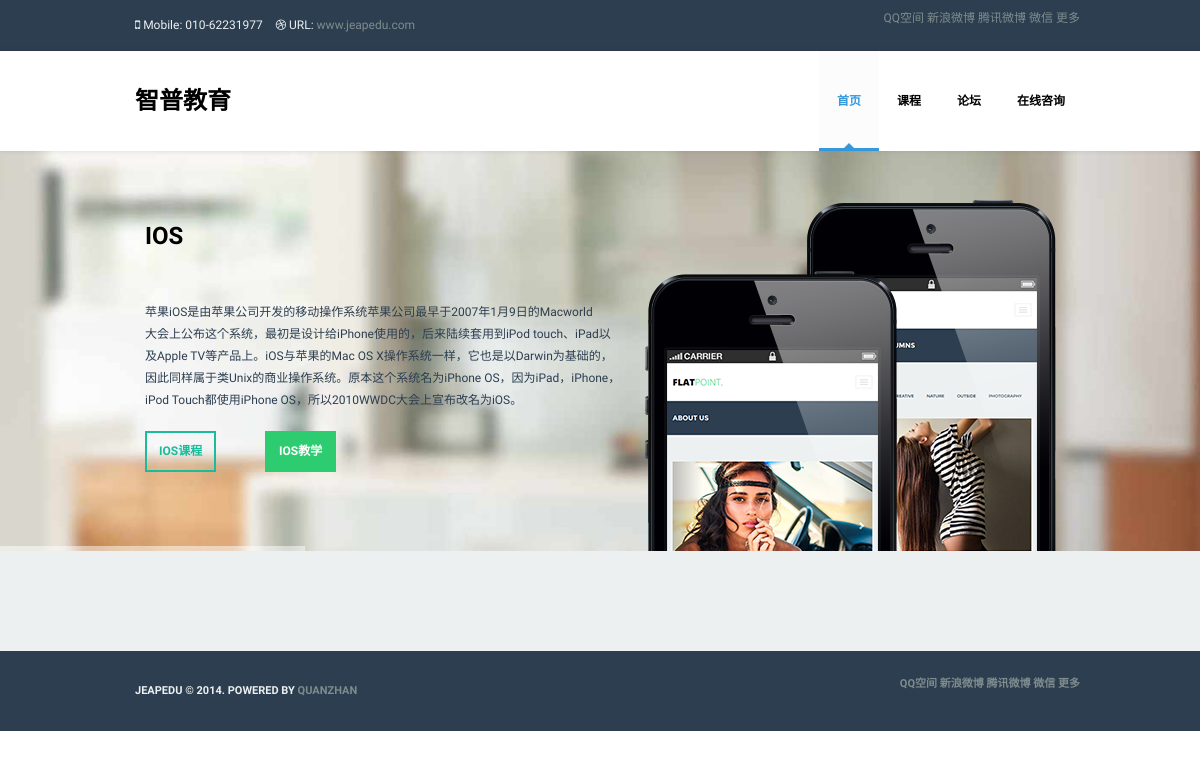
Screenshot of /cates with the database file from the repository.
### pythonvideo/models.py (models this page shows)
class TextInfo(models.Model):
    text       = models.TextField()
    tagname    = models.CharField(max_length=64)

class ImgInfo(models.Model):
    image      = models.ImageField(upload_to='./image')
    tagname    = models.CharField(max_length=64)

### pythonvideo/views.py (the view)
# urls.py: url(r'^cates$','pythonvideo.views.cates',name='cates'),
def cates(request):
	d	= {}
	cates	= Category.objects.all().order_by('-id')
	d['cates']=cates
 	alltext = TextInfo.objects.all()
        allimg = ImgInfo.objects.all()
        for text in alltext:
		d[text.tagname]        = text.text
        for img in allimg:
		d[img.tagname]        = img.image
	return render_to_response('pythonvideo/cates_tag.html',d,context_instance=RequestContext(request))

### templates/pythonvideo/cates_tag.html (shortened to what this page needs)
{%extends "pythonvideo/base_tag.html"%}
{%block content%}
            <section id="fullwidthbanner-container" class="section fullwidthbanner-container">
                <div class="fullwidthbanner">
                    <ul>
                        <li data-transition="papercut" data-slotamount="10" data-masterspeed="300">
                            <div class="tp-caption modern_medium_fat sft stt"
                                data-x="145"
                                data-y="75"
                                data-speed="300"
                                data-start="1000"
                                data-easing="easeOutExpo">{{tag1001|default:"IOS"}}</div>
                            <div class="tp-caption theme_caption3 sfl stl"
                                data-x="145"
                                data-y="150"
                                data-speed="600"
                                data-start="1400"
                                data-easing="easeOutExpo">
                                {{tag1002|default:"苹果iOS是由苹果公司开发的移动操作系统苹果公司最早于2007年1月9日的Macworld"}}<br>
				{{tag1003|default:"大会上公布这个系统，最初是设计给iPhone使用的，后来陆续套用到iPod touch、iPad以"}}<br>				{{tag1004|default:"及Apple TV等产品上。iOS与苹果的Mac OS X操作系统一样，它也是以Darwin为基础的，"}}<br>				{{tag1005|default:"因此同样属于类Unix的商业操作系统。原本这个系统名为iPhone OS，因为iPad，iPhone，"}}<br>				{{tag1006|default:"iPod Touch都使用iPhone OS，所以2010WWDC大会上宣布改名为iOS。"}}
                            </div>
                            <a href=/courses?cateid=1 target="view_window" class="caption btn btn-flat flat-primary btn-bordered sfb stb"
                                data-x="145"
                                data-y="280"
                                data-speed="300"
                                data-start="1600"
                                data-easing="easeOutExpo">{{tag1007|default:"IOS课程"}}</a>
                            <a href=/courses?cateid=1 target="view_window" class="caption btn btn-flat flat-color sfb stb"
                                data-x="265"
                                data-y="280"
                                data-speed="300"
                                data-start="1800"
                                data-easing="easeOutExpo">{{tag1008|default:"IOS教学"}}</a>
                            <div class="caption lfr ltr"
                                data-x="725"
                                data-y="0"
                                data-speed="300"
                                data-start="2000"
                                data-easing="easeOutExpo"><img src="{{tagimg1033|default:'static/img/slides/iphone (1).png'}}" alt="Slide Image"></div>
                            <div class="caption lfr ltr"
                                data-x="565"
                                data-y="0"
                                data-speed="300"
                                data-start="2200"
                                data-easing="easeOutExpo"><img src="{{tagimg1034|default:'static/img/slides/iphone (2).png'}}" alt="Slide Image"></div>
                        </li>
                    </ul>
                    <div class="tp-bannertimer tp-bottom"></div>
                </div>
            </section>
            <section id="our-services" class="section colored-wrapper">
            </section>
{%endblock%}

### templates/pythonvideo/base_tag.html (shortened to what this page needs)
<!DOCTYPE html>
<html lang="en">
    <head>
        <link href="/static/bootstrap/css/bootstrap.css" rel="stylesheet">
        <link href="/static/UItoTop/css/ui.totop.css" rel="stylesheet">
        <link href="/static/prettyPhoto/css/prettyPhoto.css" rel="stylesheet">
        <link rel="stylesheet" type="text/css" href="/static/rs-plugin/css/settings.css" media="screen" />
        <link href="/static/css/stylesheet.css" rel="stylesheet">
        <link href="/static/css/skins.css" rel="stylesheet">
        <link href="/static/font-awesome/css/font-awesome.min.css" rel="stylesheet">
    </head>
    <body>
        <div id="main-wrapper" class="color-skin-3">
            <header id="header-1" class="header">
                <div class="container">
                    <div class="row">
                        <div class="col-xs-12 col-sm-8 header-info-wrapper">
                            <ul class="list-inline">
                                <li><i class="icon-mobile-phone"></i>{{tag3002|default:" Mobile: 010-62231977"}}</li>
                                <li><i class="icon-dribbble"></i> URL: <a href="{{tag3003|default:"http://www.jeapedu.com"}}" target="view_window">www.jeapedu.com</a></li>
                            </ul>
                        </div>
                     <div class="jiathis_style">
			<div class="pull-right">
                        <ul class="social pull-left">
	                   <a class="jiathis_button_qzone">QQ空间</a>
	                   <a class="jiathis_button_tsina">新浪微博</a>
	                   <a class="jiathis_button_tqq">腾讯微博</a>
	                   <a class="jiathis_button_weixin">微信</a>
	                   <a href="http://www.jiathis.com/share" class="jiathis jiathis_txt jiathis_separator jtico jtico_jiathis" target="_blank">更多</a>
                    </div>
                        </div>
                    </div>
                </div>
            </header>
            <header id="header-2" class="header" data-spy="affix" data-offset-top="200" style="width: 100%; top: 0;">
                <nav class="navbar navbar-default" role="navigation">
                    <div class="container">
                        <div class="navbar-header">
                            <a class="navbar-brand" href="{{tag3004|default:"http://www.jeapedu.com"}}" target="view_window">{{tag3005|default:"智普教育"}}</a>
                        </div>
                        <div class="collapse navbar-collapse navbar-ex1-collapse">
                            <ul class="nav navbar-nav">
                                <li class="dropdown active">
                                    <a href="/" class="dropdown-toggle"">{{tag3006|default:"首页"}}</a>
                                </li>
                                <li class="dropdown">
                                    <a href="#" class="dropdown-toggle" data-toggle="dropdown">{{tag3007|default:"课程"}}</a>
                                </li>
                                <li class="dropdown">
                                    <a href="{{tag3012|default:"http://uliweb.cpython.org"}}" target="view_window" class="dropdown-toggle">{{tag3013|default:"论坛"}}</a>
                                </li>
                                <li class="dropdown">
                                    <a href="{{tag3014|default:"http://baidu.com"}}" target="view_window" class="dropdown-toggle" data-toggle="dropdown">{{tag3015|default:"在线咨询"}}</a>
                                </li>
                            </ul>
                        </div>
                    </div>
                </nav>
            </header>
   </div>
{%block content%}
{%endblock%}
<footer id="footer-2" class="footer">
                <div class="container">
                    <div class="row">
                        <div class="col-xs-12 col-sm-6 footer-info-wrapper">
                            <span>{{tag3016|default:"Jeapedu © 2014. Powered by"}} <a href="{{tag3017|default:"http://www.quanzhan.net"}}">{{tag3018|default:"quanzhan"}}</a></span>
                        </div>
                     <div class="jiathis_style">
		 	 <div class="pull-right">
                        <ul class="social pull-left">
	                   <a class="jiathis_button_qzone">QQ空间</a>
	                   <a class="jiathis_button_tsina">新浪微博</a>
	                   <a class="jiathis_button_tqq">腾讯微博</a>
	                   <a class="jiathis_button_weixin">微信</a>
	                   <a href="http://www.jiathis.com/share" class="jiathis jiathis_txt jiathis_separator jtico jtico_jiathis" target="_blank">更多</a>
                    </div>
                    </div>
                </div>
            </footer>
            <div id="skin-chooser-container" class="skin-chooser-container">
                <a data-toggle="modal" href="#myModal" class="skin-chooser sr-only"></a>
            </div>
    </body>
</html>

### pythonvideo/static/css/stylesheet.css (style rules this page uses)
body { font-family: 'Open Sans', sans-serif; font-size: 12px; color: #95a5a6; }
a:not(.btn) { color: #34495e; -webkit-transition: all 0.2s ease-in-out; transition: all 0.2s ease-in-out; font-family: 'Montserrat', sans-serif; }
#header-1 { background-color: #2c3e50; padding: 10px 0; color: #ecf0f1; font-family: 'Montserrat',sans-serif; }
#header-1 .header-info-wrapper { padding-top: 7px; padding-bottom: 7px; }
#header-1 .list-inline { margin-bottom: 0; }
#header-1 .list-inline > li:first-child { padding-left: 0; }
#header-1 a { color: #7f8c8d; }
.navbar-default { border: 0; -webkit-box-shadow: 0 0 5px rgba(0, 0, 0, 0.05); box-shadow: 0 0 5px rgba(0, 0, 0, 0.1); background-color: #ffffff; margin-bottom: 0; border-radius: 0; }
.navbar-default .navbar-brand { font-size: 24px; font-weight: 800; color: #000 !important; text-transform: uppercase; padding-top: 40px; padding-bottom: 40px; font-family: 'Open Sans', sans-serif; }
.navbar-nav > li > a { font-weight: 700; }
@media (min-width: 768px) { .navbar-default { height: 100px; -webkit-transition: all 0.2s ease-in-out; transition: all 0.2s ease-in-out; } }
@media (min-width: 768px) { .navbar-nav { float: right; margin-right: -15px; } }
@media (min-width: 768px) { .navbar-default .navbar-nav > li > a { padding: 40px 18px; text-transform: uppercase; color: #000; } }
@media (min-width: 768px) { .navbar-nav > li:last-child > a { padding-right: 0; } }
@media (min-width: 768px) { .navbar-default .navbar-nav > .active > a, .navbar-default .navbar-nav > .active > a:hover, .navbar-default .navbar-nav > .active > a:focus { color: #2ecc71; background-color: rgba(0, 0, 0, 0.01); border-bottom: 3px solid #2ecc71; padding-bottom: 37px; } }
@media (min-width: 768px) { .navbar-default .navbar-nav > .active > a:after { position: absolute; display: block; width: 0; height: 0; border-color: transparent; border-style: solid; border-width: 5px; border-top-width: 0; border-bottom-color: #2ecc71; bottom: 0px; left: 50%; content: ""; margin-left: -5px; } }
.section.fullwidthbanner-container { width: 100% !important; position: relative; padding: 0; max-height: 400px !important; overflow: hidden; }
.tp-caption.theme_caption3 { position: absolute; color: #2c3e50; text-shadow: none; font-size: 12px; line-height: 22px; font-family: 'Montserrat', sans-serif; margin: 0px; border-width: 0px; border-style: none; white-space: nowrap; }
.tp-caption.btn { font-size: 12px; text-transform: uppercase; font-weight: 700; }
.btn { font-family: 'Montserrat', sans-serif; -webkit-transition: all 0.2s ease; transition: all 0.2s ease; text-transform: uppercase; font-weight: 700; font-size: 12px; padding: 10px 12px; }
.flat-primary, .flat-primary:hover, .flat-primary:active { border: 2px solid rgb(26, 188, 156); }
.flat-primary, .flat-primary.btn-bordered:hover { background-color: rgb(26, 188, 156); color: #ffffff; }
.flat-primary:hover, .flat-primary.btn-bordered { background-color: transparent; color: rgb(26, 188, 156); }
.flat-color, .flat-color:hover, .flat-color:active { border: 2px solid #2ecc71; }
.flat-color, .flat-color.btn-bordered:hover { background-color: #2ecc71; color: #ffffff; }
.btn-flat:not(.btn-rounded) { border-radius: 0; }
#footer-2 { background-color: #2c3e50; padding: 25px 0; text-transform: uppercase; color: #ecf0f1; font-size: 11px; font-weight: 700; }
#footer-2 .footer-info-wrapper { padding-top: 7px; padding-bottom: 7px; }
#footer-2 a { color: #7f8c8d; }
.colored-wrapper { background-color: #ecf0f1; }
.section { padding: 50px 0; }
.skin-chooser { width: 40px; height: 40px; border: 1px solid #cccccc;; display: block; border-radius: 3px; line-height: 40px; text-align: center; font-size: 14px; position: fixed; top: 200px; left: 20px; z-index: 1000; background-color: #ffffff; }

### rows the page displays
TextInfo: text "Mobile: 010-62231977"
TextInfo: text "智普教育"
TextInfo: text "首页"
TextInfo: text "课程"
TextInfo: text "论坛"
TextInfo: text "在线咨询"
TextInfo: text "IOS"
TextInfo: text "苹果iOS是由苹果公司开发的移动操作系统苹果公司最早于2007年1月9日的Macworld"
TextInfo: text "大会上公布这个系统，最初是设计给iPhone使用的，后来陆续套用到iPod touch、iPad以"
TextInfo: text "及Apple TV等产品上。iOS与苹果的Mac OS X操作系统一样，它也是以Darwin为基础的，"
TextInfo: text "因此同样属于类Unix的商业操作系统。原本这个系统名为iPhone OS，因为iPad，iPhone，"
TextInfo: text "iPod Touch都使用iPhone OS，所以2010WWDC大会上宣布改名为iOS。"
TextInfo: text "IOS课程"
TextInfo: text "IOS教学"
ImgInfo: image (picture)
TextInfo: text "JEAPEDU © 2014. POWERED BY"
TextInfo: text "QUANZHAN"
